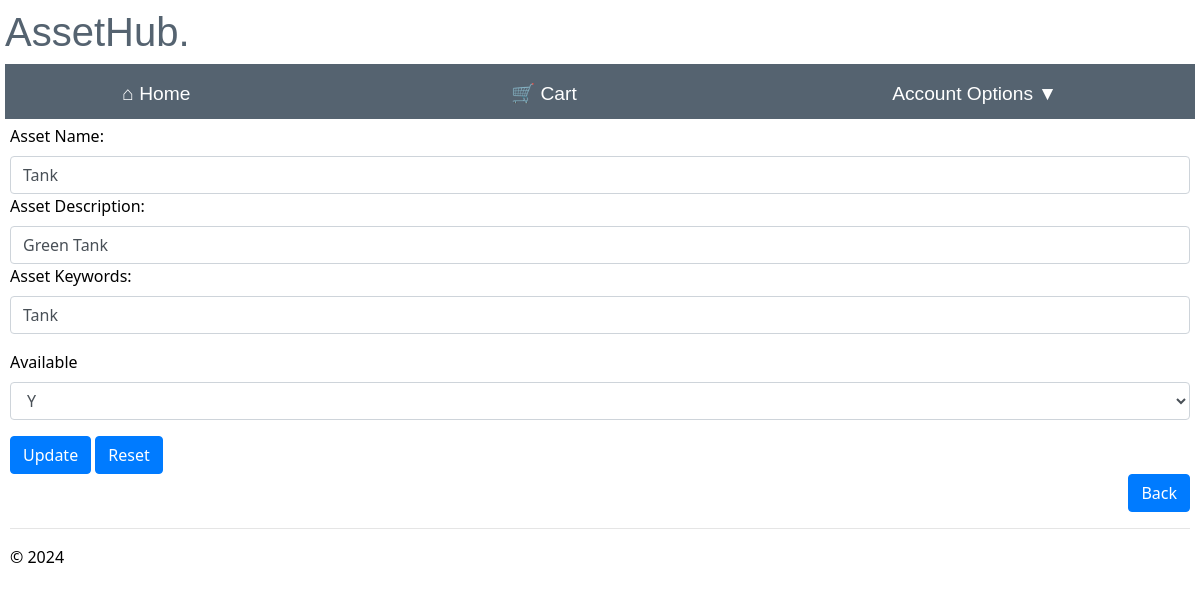
/edit_asset/2 (signed in), run on an earlier commit of the app's database.
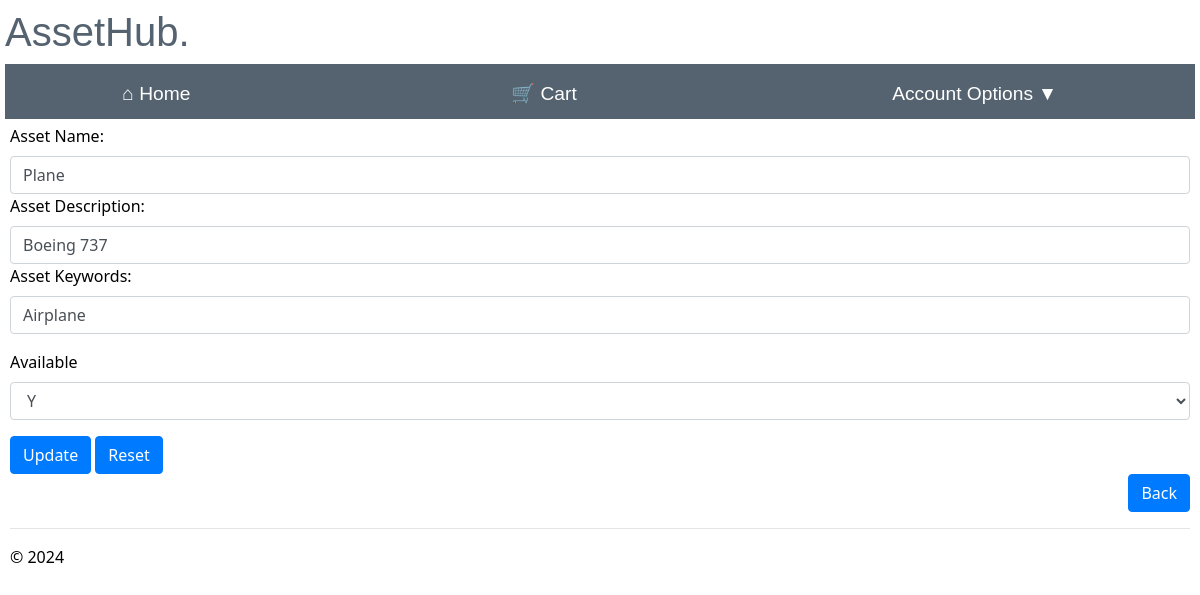
And on a later commit of the database.
### app/models/models.py (models this page shows)
class Assets(db.Model):
    __tablename__ = 'assets'
    asset_id = db.Column(db.Integer, primary_key=True, nullable=False)
    asset_name = db.Column(db.String(100), nullable=True)
    asset_description = db.Column(db.String(225), nullable=True)
    keyword = db.Column(db.String(50), nullable=False)
    available = db.Column(db.String(50), nullable=False, default='Y')

### app/manager/routes.py (the view)
@bp.route("/edit_asset/<int:asset_id>", methods=['POST', 'GET'])
@login_required
def edit_asset(asset_id):
    edit = Assets.query.get_or_404(asset_id)
    if request.method == "POST":
        edit.asset_name = request.form['asset_name']
        edit.asset_description = request.form['asset_description']
        edit.keyword = request.form['keyword']
        edit.available = request.form['available']
        try:
            db.session.commit()
            flash("Asset updated successfully")
            return redirect(url_for('manager.maintain_assets'))
        except Exception as e:
            flash("Asset failed to update")
            return redirect(url_for('manager.maintain_assets', edit=edit))
    else:
            return render_template("edit_asset.html", edit=edit)

### app/manager/templates/edit_asset.html (shortened to what this page needs)
{% extends "layout.html" %}
{% block content %}
<div class="edit_asset">
    <form method='post' action='/edit_asset/{{edit.asset_id}}' >
            <label>Asset Name:</label>
            <br>
            <input type='text' name='asset_name' size="10" required value='{{edit.asset_name}}' class='form-control'>
            <label>Asset Description:</label>
            <br>
            <input type='text' name='asset_description' size="10"  value='{{edit.asset_description}}'class='form-control'>
            <label>Asset Keywords:</label>
            <br>
            <input type='text' name='keyword' size="10" required value='{{edit.keyword}}' class='form-control'>
            <label>Available</label>
            <br>
            <select name="available" id="available" class='form-control'>
                <option value='{{edit.available}}'>{{edit.available}}</option>
            </select>
            <input type='submit' value='Update' class='btn btn-primary'>
            <input type="reset" value="Reset" class='btn btn-primary'>
    </form>
    <div class="text-right">
        <td><a href='{{ url_for("manager.maintain_assets")}}' class='btn btn-primary'>Back</a></td>
    </div>
</div>
{% endblock %}

What changed in the data, as far as the page shows it:
changed Assets: asset_name "Tank" → "Plane"; asset_description "Green Tank" → "Boeing 737"; keyword "Tank" → "Airplane"
